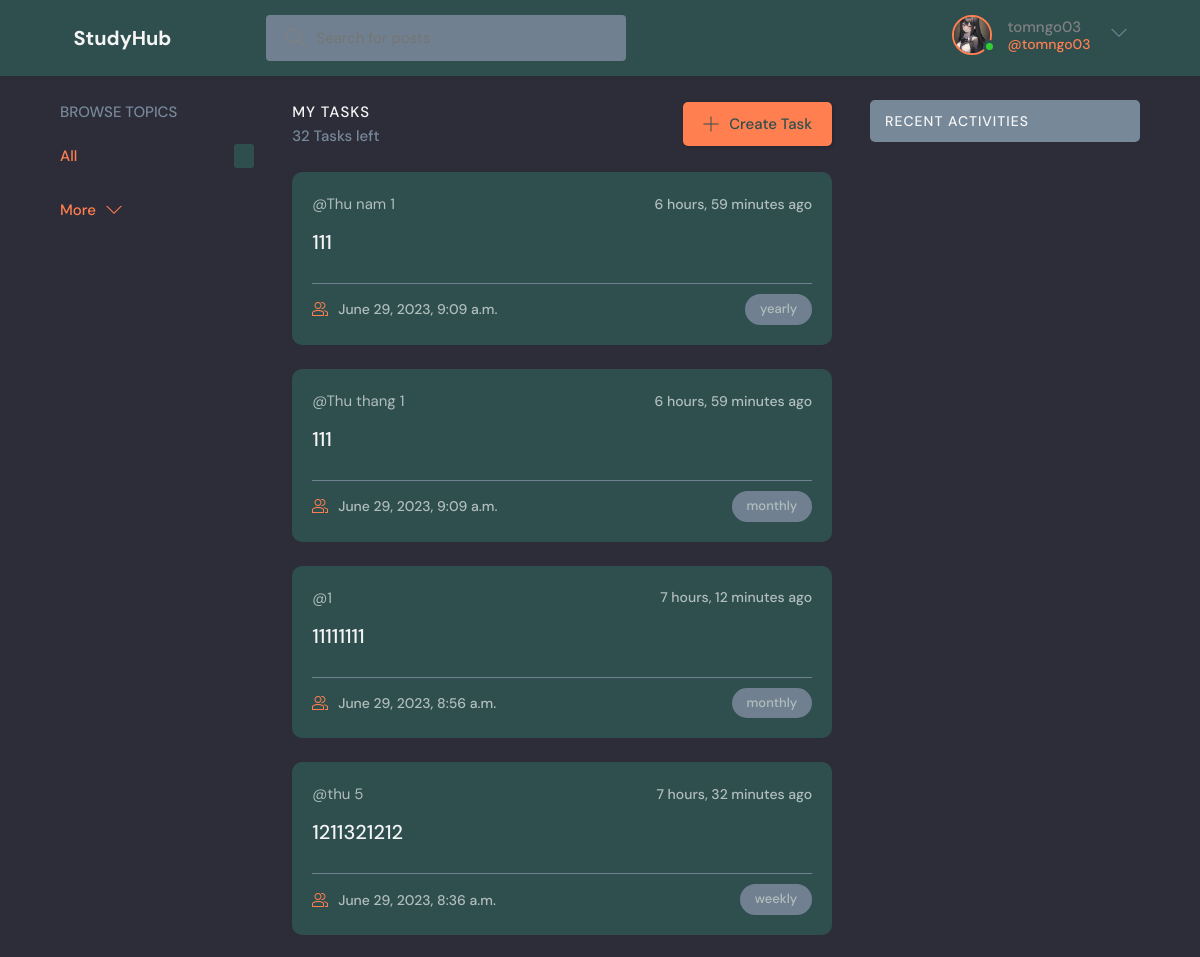
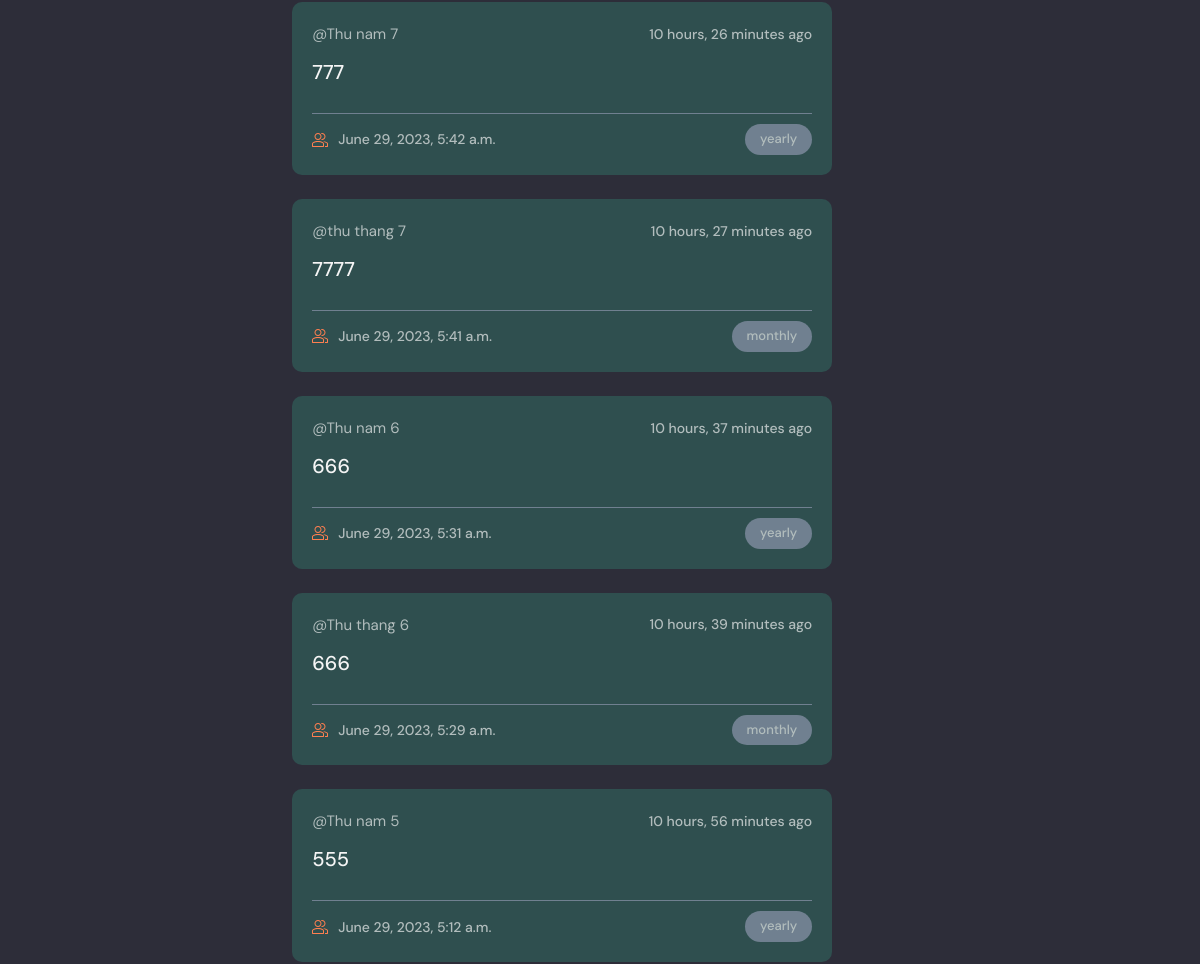
Page /task_list/ (signed in, upper part) on the earlier database version (2 pictures, top to bottom).
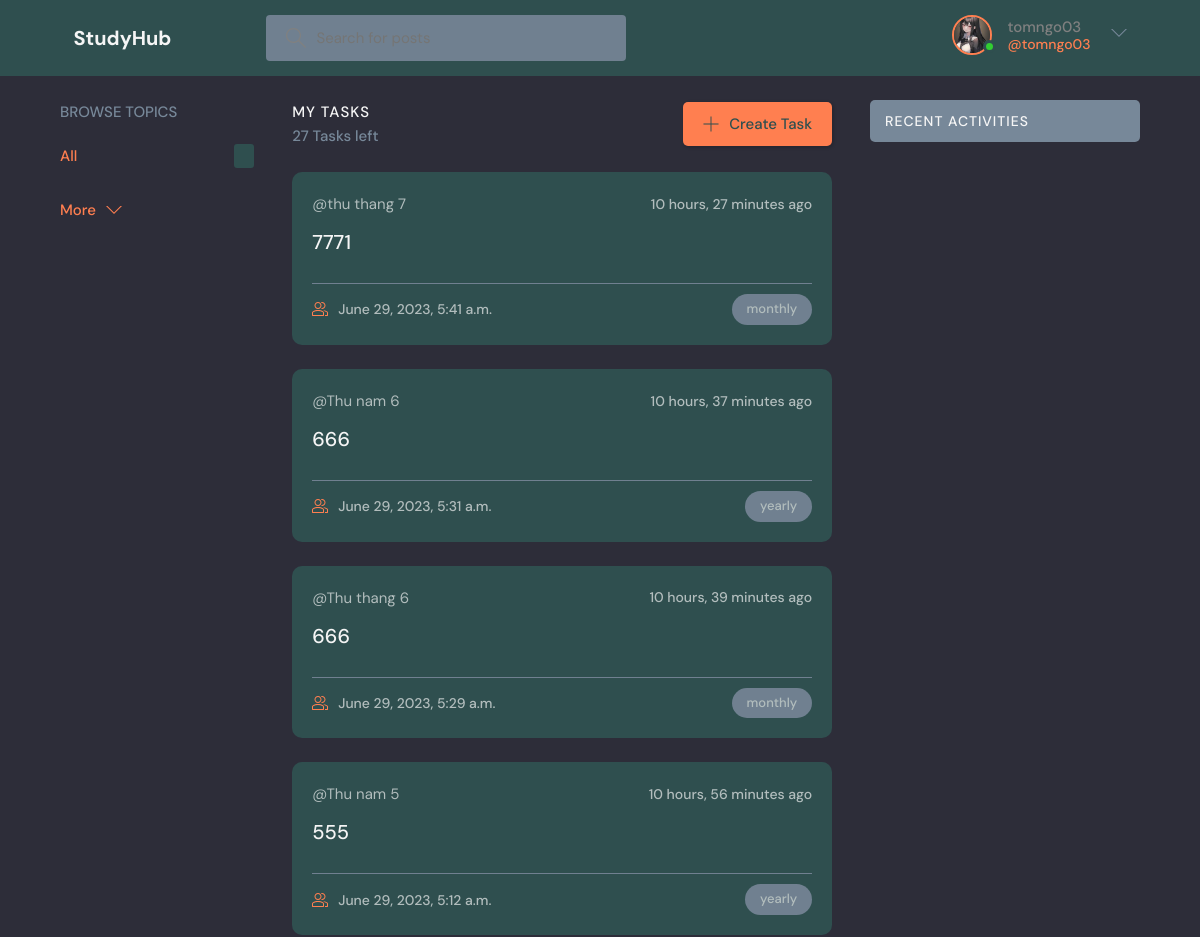
Same page on the later database version.
### study_project/models.py (models this page shows, shortened)
class Task(models.Model):
    user = models.ForeignKey(User, on_delete=models.CASCADE)
    title = models.CharField(max_length=200)
    description = models.TextField(null=True, blank=True)
    created = models.DateTimeField(auto_now_add=True)
    REMINDER_CHOICES = (
        ('daily', 'Daily'),
        ('weekly', 'Weekly'),
        ('monthly', 'Monthly'),
        ('yearly', 'Yearly'),
    )
    reminder_option = models.CharField(max_length=20, choices=REMINDER_CHOICES, default= None, null=True, blank=True)
    reminder_day = models.IntegerField(null=True, blank=True)
    reminder_date = models.IntegerField(null=True, blank=True)
    reminder_month = models.IntegerField(null=True, blank=True)
    reminder_yearly_date = models.IntegerField(null=True, blank=True)
    class Meta:
        ordering = ['-created']

### study_project/views.py (the view)
# urls.py: path('task_list/', views.taskList, name="task_list"),
@login_required(login_url='login')
def taskList(request):
    tasks = Task.objects.filter(user=request.user)
    task_count = tasks.count()
    return render(request, 'study_project/task_list.html', {'tasks': tasks, 'task_count': task_count})

### study_project/templates/study_project/task_list.html (shortened to what this page needs)
{% extends 'main.html' %}
{% block content %}
<main class="layout layout--3">
  <div class="container">
    {% include 'study_project/topics_component.html' %}
    <div class="roomList">
      <div class="roomList__header">
        <div>
          <h2>My Tasks</h2>
          <p>{{task_count}} Tasks left</p>
        </div>
        <a class="btn btn--main" href="{% url 'task_create' %}">
          <svg version="1.1" xmlns="http://www.w3.org/2000/svg" width="32" height="32" viewBox="0 0 32 32">
            <title>add</title>
            <path
              d="M16.943 0.943h-1.885v14.115h-14.115v1.885h14.115v14.115h1.885v-14.115h14.115v-1.885h-14.115v-14.115z">
            </path>
          </svg>
          Create Task
        </a>
      </div>
      {% include 'study_project/task.html' %}
    </div>
    {% include 'study_project/activity_component.html' %}
  </div>
</main>
{% endblock %}

### study_project/templates/study_project/task.html (shortened to what this page needs)
{% for task in tasks %}
<div class="roomListRoom">
    <div class="roomListRoom__header">
            <span>@{{task.title}}</span>
        <div class="roomListRoom__actions">
            <span>{{task.created|timesince}} ago</span>
        </div>
    </div>
    <div class="roomListRoom__content">
        <a href="{% url 'task' task.id %}">{{task.description}}</a>
    </div>
    <div class="roomListRoom__meta">
        <a href="{% url 'task' task.id %}" class="roomListRoom__joined">
            {{task.created}}
        </a>
        <p class="roomListRoom__topic">{{task.reminder_option}}</p>
    </div>
</div>
{% endfor %}

Differences in the rows shown:
removed Task: title "Thu nam 1", created "6 hours, 59 minutes", description "111", created "June 29, 2023, 9:09 a.m.", reminder_option "yearly"
removed Task: title "Thu thang 1", created "6 hours, 59 minutes", description "111", created "June 29, 2023, 9:09 a.m.", reminder_option "monthly"
removed Task: title "1", created "7 hours, 12 minutes", description "11111111", created "June 29, 2023, 8:56 a.m.", reminder_option "monthly"
removed Task: title "thu 5", created "7 hours, 32 minutes", description "1211321212", created "June 29, 2023, 8:36 a.m.", reminder_option "weekly"
removed Task: title "Thu nam 7", created "10 hours, 26 minutes", description "777", created "June 29, 2023, 5:42 a.m.", reminder_option "yearly"
changed Task "thu thang 7": description "7777" → "7771"
Other differences:
{{ task_count }}: "32" → "27"
